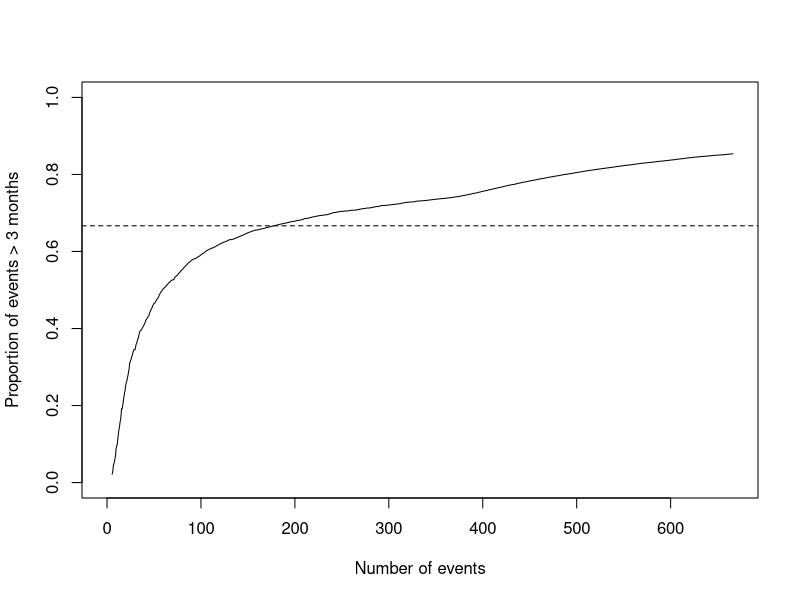

Generate this figure with R:

lambdac <- log(2)/12
HR1 <- 0.75
T1 <- 0
HR2 <- 0.75
numPatients <- 340
recTime <- 34



generateData <- function(lambdac, HR1, T1, HR2, numPatients, recTime) {
  CP <- exp(-lambdac*HR1*T1)
  u <- runif(numPatients)
  controlData <- -log(u)/lambdac
  u <- runif(numPatients)
  treatmentData <- ifelse(u>CP, -log(u)/(lambdac*HR1), (1/(lambdac*HR2))*(lambdac*HR2*T1-log(u)-lambdac*HR1*T1))
  dataCombined <- data.frame(time = c(controlData, treatmentData), group = c(rep("Control", numPatients), rep("Treatment", numPatients)))
  dataCombined$recTime <- runif(numPatients*2, min = 0, max = recTime)
  dataCombined$pseudo_time <- dataCombined$time + dataCombined$recTime
  return(dataCombined)
}


# Function to perform censoring and analysis
censFunc <- function(dataset, censTime) {
  
  # Censor the observations
  dataset$status <- as.integer(dataset$pseudo_time <= censTime)
  
  # Only include patients enrolled by the censoring time
  dataset <- dataset[dataset$recTime <= censTime, ]
  
  # Calculate survival time
  dataset$survival_time <- ifelse(dataset$status == 1, dataset$time, censTime - dataset$recTime)
  
  sampleSize <- nrow(dataset)
  
  return(list(dataCombined = dataset, censTime = censTime, sampleSize = sampleSize))
}


# Set parameters
numSimulations <- 50
calTime <- seq(0, 100, by = 0.1)

# Initialize an empty matrix for storing results
eventMatrix <- matrix(NA, nrow = numSimulations, ncol = length(calTime))

# Simulate data and fill in the matrix
for (k in 1:numSimulations) {
  dataCombined <- generateData(lambdac, HR1, T1, HR2, numPatients, recTime)
  eventMatrix[k,] <- sapply(calTime, function(t) sum(dataCombined$pseudo_time < t))
}

# Calculate mean for each column
eventVec <- colMeans(eventMatrix)


numSimulations <- 50
calTime <- seq(0, 100, by = 0.1)
propMatrix <- matrix(NA, nrow = numSimulations, ncol = length(calTime))

for (k in 1:numSimulations){
  
  # Assuming dataCombined$pseudo_time is a vector of pseudo times
  dataCombined <- generateData(lambdac, HR1, T1, HR2, numPatients, recTime)
  
  # Create a function for the inner loop to avoid unnecessary copying
  censFuncInner <- function(data, threshold) {
    newDataCombined <- censFunc(data, threshold)$dataCombined
    newDataCombined <- newDataCombined[newDataCombined$status == 1, ]
    mean(newDataCombined$survival_time > 3)
  }
  
  # Use sapply for vectorized calculations
  propMatrix[k,] <- sapply(calTime, censFuncInner, data = dataCombined)
  
}


# Calculate mean for each column
eventProp <- colMeans(propMatrix)







plot(eventVec, eventProp, type = "l", xlab = "Number of events", ylab = "Proportion of events > 3 months", ylim = c(0,1))


 abline(h = 2/3, lty = 2)
# abline(v = 512*0.5)
# abline(v = 512*0.75)
# abline(v = 512)


#plot(calTime, eventProp, type = "l", xlab = "Calendar time (months)", ylab = "Proportion of events > 3 months", ylim = c(0,1))
# abline(h = 2/3)
# abline(v = 10)
# abline(v = 20)
# abline(v = 30)
# abline(v = 40)
# abline(v = 50)
